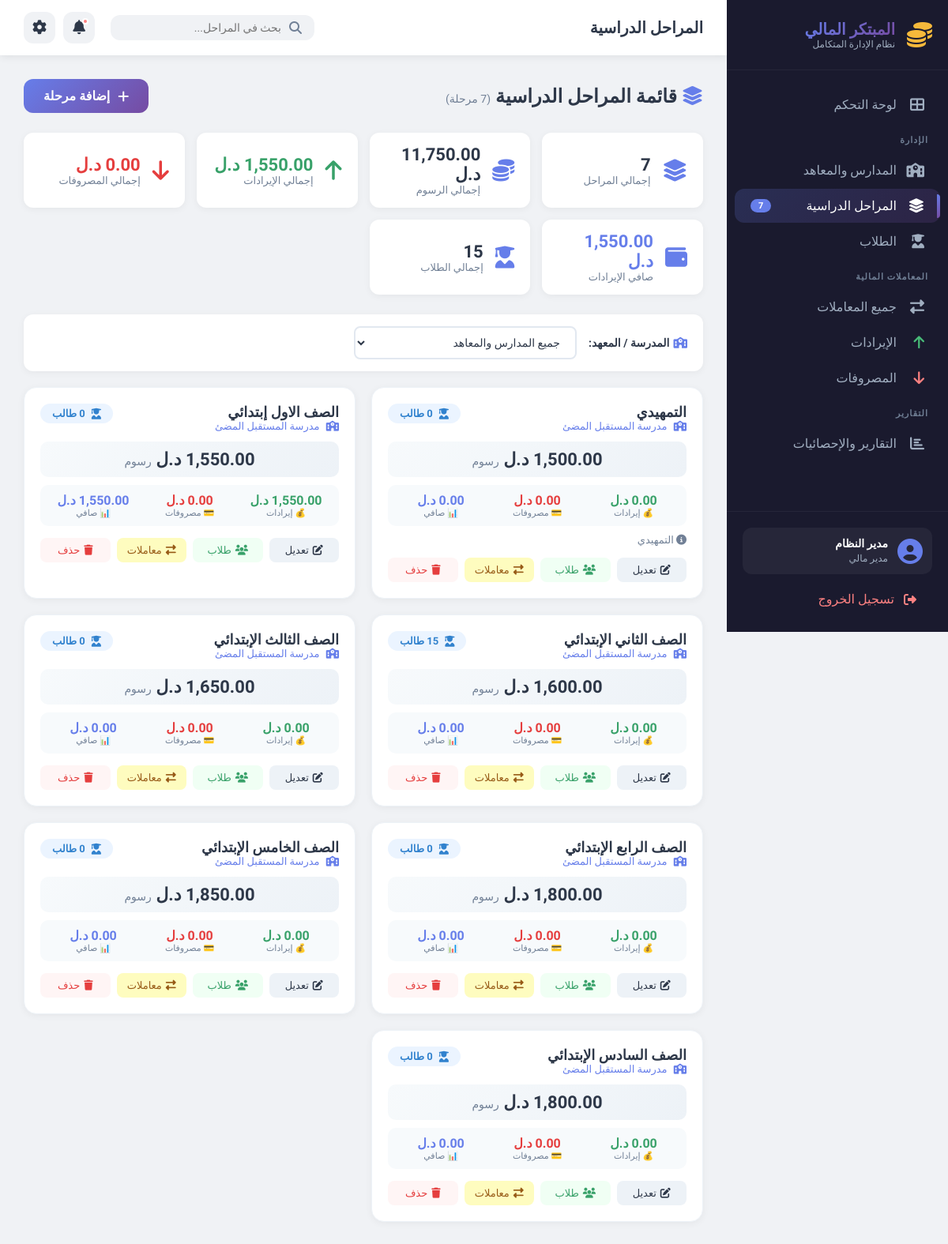
/modules/stages/index.php, run on the app's committed database.
### tables this page shows
CREATE TABLE `stages` (
  `id` int(11) NOT NULL,
  `school_id` int(11) DEFAULT NULL,
  `name` varchar(50) NOT NULL,
  `order_number` int(11) DEFAULT 0,
  `fee_amount` decimal(10,2) NOT NULL DEFAULT 0.00,
  `description` text DEFAULT NULL,
  `created_at` timestamp NOT NULL DEFAULT current_timestamp()
);

CREATE TABLE `schools` (
  `id` int(11) NOT NULL,
  `name` varchar(100) NOT NULL,
  `type` enum('school','institute') NOT NULL,
  `address` text DEFAULT NULL,
  `phone` varchar(20) DEFAULT NULL,
  `email` varchar(100) DEFAULT NULL,
  `created_at` timestamp NOT NULL DEFAULT current_timestamp()
);

### includes/functions.php (called while the page is built, shortened)
<?php
function formatLibyanCurrency($amount) {
    $amount = floatval($amount);
    return number_format($amount, 2, '.', ',') . ' د.ل';
}
function getStages($school_id = null) {
    global $pdo;
    $sql = "SELECT s.*, sc.name as school_name FROM stages s
            JOIN schools sc ON s.school_id = sc.id";
    $sql .= " ORDER BY s.order_number ASC, s.name ASC";
    $stmt = $pdo->prepare($sql);
    $stmt->execute($school_id ? [$school_id] : []);
    return $stmt->fetchAll();
}
?>

### modules/stages/index.php (the view, shortened to what this page needs)
<?php
require_once '../../config/database.php';
require_once '../../includes/functions.php';
$school_id = isset($_GET['school_id']) ? (int)$_GET['school_id'] : null;
$school_name = '';
$stages = getStages($school_id);
$total_stages = count($stages);
$total_fees = 0;
$total_students_in_stages = 0;
$total_income_stages = 0;
$total_expenses_stages = 0;
foreach ($stages as $stage) {
    $total_fees += $stage['fee_amount'];
    $stmt = $pdo->prepare("SELECT COUNT(*) FROM students WHERE current_stage_id = ?");
    $stmt->execute([$stage['id']]);
    $stage['student_count'] = $stmt->fetchColumn();
    $total_students_in_stages += $stage['student_count'];
    $stmt = $pdo->prepare("SELECT SUM(amount) FROM transactions WHERE stage_id = ? AND type = 'income' AND status = 'paid'");
    $stmt->execute([$stage['id']]);
    $stage['total_income'] = $stmt->fetchColumn() ?: 0;
    $total_income_stages += $stage['total_income'];
    $stmt = $pdo->prepare("SELECT SUM(amount) FROM transactions WHERE stage_id = ? AND type = 'expense' AND status = 'paid'");
    $stmt->execute([$stage['id']]);
    $stage['total_expenses'] = $stmt->fetchColumn() ?: 0;
    $total_expenses_stages += $stage['total_expenses'];
}
?>
<!DOCTYPE html>
<html lang="ar" dir="rtl">
<head>
    <link rel="stylesheet" href="../../assets/css/dashboard.css">
    <link rel="stylesheet" href="https://cdnjs.cloudflare.com/ajax/libs/font-awesome/6.5.0/css/all.min.css">
</head>
<body>
    <div class="dashboard-wrapper">
        <aside class="sidebar">
            <div class="sidebar-header">
                <div class="logo-container">
                    <i class="fas fa-coins logo-icon"></i>
                    <div class="logo-text">
                        <h2>المبتكر المالي</h2>
                        <span>نظام الإدارة المتكامل</span>
                    </div>
                </div>
            </div>
            <nav class="sidebar-nav">
                <ul>
                    <li class="nav-item">
                        <a href="../../index.php">
                            <i class="fas fa-th-large"></i>
                            <span>لوحة التحكم</span>
                        </a>
                    </li>
                    <li class="nav-section">الإدارة</li>
                    <li class="nav-item">
                        <a href="../schools/index.php">
                            <i class="fas fa-school"></i>
                            <span>المدارس والمعاهد</span>
                        </a>
                    </li>
                    <li class="nav-item active">
                        <a href="index.php">
                            <i class="fas fa-layer-group"></i>
                            <span>المراحل الدراسية</span>
                            <span class="badge"><?php echo $total_stages; ?></span>
                        </a>
                    </li>
                    <li class="nav-item">
                        <a href="../students/index.php">
                            <i class="fas fa-user-graduate"></i>
                            <span>الطلاب</span>
                        </a>
                    </li>
                    <li class="nav-section">المعاملات المالية</li>
                    <li class="nav-item">
                        <a href="../transactions/index.php">
                            <i class="fas fa-exchange-alt"></i>
                            <span>جميع المعاملات</span>
                        </a>
                    </li>
                    <li class="nav-item">
                        <a href="../transactions/income.php">
                            <i class="fas fa-arrow-up text-success"></i>
                            <span>الإيرادات</span>
                        </a>
                    </li>
                    <li class="nav-item">
                        <a href="../transactions/expense.php">
                            <i class="fas fa-arrow-down text-danger"></i>
                            <span>المصروفات</span>
                        </a>
                    </li>
                    <li class="nav-section">التقارير</li>
                    <li class="nav-item">
                        <a href="../reports/index.php">
                            <i class="fas fa-chart-bar"></i>
                            <span>التقارير والإحصائيات</span>
                        </a>
                    </li>
                </ul>
            </nav>
            <div class="sidebar-footer">
                <div class="user-info">
                    <i class="fas fa-user-circle"></i>
                    <div>
                        <span class="user-name">مدير النظام</span>
                        <span class="user-role">مدير مالي</span>
                    </div>
                </div>
                <a href="#" class="logout-btn">
                    <i class="fas fa-sign-out-alt"></i>
                    <span>تسجيل الخروج</span>
                </a>
            </div>
        </aside>
        <main class="main-content">
            <header class="top-header">
                <div class="header-left">
                    <h1><?php echo $school_name ? "مراحل $school_name" : "المراحل الدراسية"; ?></h1>
                </div>
                <div class="header-right">
                    <div class="search-box">
                        <i class="fas fa-search"></i>
                        <input type="text" placeholder="بحث في المراحل..." id="searchInput">
                    </div>
                    <div class="header-actions">
                        <button class="icon-btn" title="الإشعارات">
                            <i class="fas fa-bell"></i>
                            <span class="notification-dot"></span>
                        </button>
                        <button class="icon-btn" title="الإعدادات">
                            <i class="fas fa-cog"></i>
                        </button>
                    </div>
                </div>
            </header>
            <div class="content-area">
                <div class="page-header">
                    <h2>
                        <i class="fas fa-layer-group" style="color: #667eea;"></i>
                        <?php echo $school_name ? "مراحل $school_name" : "قائمة المراحل الدراسية"; ?>
                        <span style="font-size: 14px; color: #718096; font-weight: 400;">
                            (<?php echo $total_stages; ?> مرحلة)
                        </span>
                    </h2>
                    <div class="header-actions">
                        <a href="add.php<?php echo $school_id ? "?school_id=$school_id" : ""; ?>" class="btn-add">
                            <i class="fas fa-plus"></i>
                            إضافة مرحلة
                        </a>
                    </div>
                </div>
                <div class="stats-mini">
                    <div class="stat-box">
                        <i class="fas fa-layer-group"></i>
                        <div class="info">
                            <div class="number"><?php echo $total_stages; ?></div>
                            <div class="label">إجمالي المراحل</div>
                        </div>
                    </div>
                    <div class="stat-box">
                        <i class="fas fa-coins"></i>
                        <div class="info">
                            <div class="number"><?php echo formatLibyanCurrency($total_fees); ?></div>
                            <div class="label">إجمالي الرسوم</div>
                        </div>
                    </div>
                    <div class="stat-box">
                        <i class="fas fa-arrow-up" style="color: #38a169;"></i>
                        <div class="info">
                            <div class="number income"><?php echo formatLibyanCurrency($total_income_stages); ?></div>
                            <div class="label">إجمالي الإيرادات</div>
                        </div>
                    </div>
                    <div class="stat-box">
                        <i class="fas fa-arrow-down" style="color: #e53e3e;"></i>
                        <div class="info">
                            <div class="number expense"><?php echo formatLibyanCurrency($total_expenses_stages); ?></div>
                            <div class="label">إجمالي المصروفات</div>
                        </div>
                    </div>
                    <div class="stat-box">
                        <i class="fas fa-wallet" style="color: #667eea;"></i>
                        <div class="info">
                            <div class="number balance"><?php echo formatLibyanCurrency($total_income_stages - $total_expenses_stages); ?></div>
                            <div class="label">صافي الإيرادات</div>
                        </div>
                    </div>
                    <div class="stat-box">
                        <i class="fas fa-user-graduate"></i>
                        <div class="info">
                            <div class="number"><?php echo $total_students_in_stages; ?></div>
                            <div class="label">إجمالي الطلاب</div>
                        </div>
                    </div>
                </div>
                <div class="filter-container">
                    <div class="filter-group">
                        <label for="filterSchool">
                            <i class="fas fa-school"></i>
                            المدرسة / المعهد:
                        </label>
                        <select id="filterSchool" onchange="filterBySchool(this.value)">
                            <option value="">جميع المدارس والمعاهد</option>
                        </select>
                    </div>
                </div>
                <?php if ($total_stages > 0): ?>
                <div class="stages-grid" id="stagesGrid">
                    <?php foreach ($stages as $stage):
                        $stmt = $pdo->prepare("SELECT COUNT(*) FROM students WHERE current_stage_id = ?");
                        $stmt->execute([$stage['id']]);
                        $student_count = $stmt->fetchColumn();
                        $stmt = $pdo->prepare("SELECT SUM(amount) FROM transactions WHERE stage_id = ? AND type = 'income' AND status = 'paid'");
                        $stmt->execute([$stage['id']]);
                        $stage_income = $stmt->fetchColumn() ?: 0;
                        $stmt = $pdo->prepare("SELECT SUM(amount) FROM transactions WHERE stage_id = ? AND type = 'expense' AND status = 'paid'");
                        $stmt->execute([$stage['id']]);
                        $stage_expenses = $stmt->fetchColumn() ?: 0;
                        $stage_balance = $stage_income - $stage_expenses;
                    ?>
                    <div class="stage-card" data-name="<?php echo strtolower($stage['name']); ?>" data-school="<?php echo $stage['school_id']; ?>">
                        <div class="card-header">
                            <div>
                                <h3 class="stage-name"><?php echo htmlspecialchars($stage['name']); ?></h3>
                                <div class="stage-school">
                                    <i class="fas fa-school"></i>
                                    <?php echo htmlspecialchars($stage['school_name']); ?>
                                </div>
                            </div>
                            <div class="student-count">
                                <i class="fas fa-user-graduate"></i>
                                <?php echo $student_count; ?> طالب
                            </div>
                        </div>
                        <div class="fee-amount">
                            <?php echo formatLibyanCurrency($stage['fee_amount']); ?>
                            <span class="currency">رسوم</span>
                        </div>
                        <div class="stage-stats">
                            <div class="stat-item">
                                <span class="stat-number income"><?php echo formatLibyanCurrency($stage_income); ?></span>
                                <span class="stat-label">💰 إيرادات</span>
                            </div>
                            <div class="stat-item">
                                <span class="stat-number expense"><?php echo formatLibyanCurrency($stage_expenses); ?></span>
                                <span class="stat-label">💳 مصروفات</span>
                            </div>
                            <div class="stat-item">
                                <span class="stat-number balance"><?php echo formatLibyanCurrency($stage_balance); ?></span>
                                <span class="stat-label">📊 صافي</span>
                            </div>
                        </div>
                        <?php if ($stage['description']): ?>
                        <div style="color: #718096; font-size: 13px; margin: 10px 0;">
                            <i class="fas fa-info-circle"></i>
                            <?php echo htmlspecialchars($stage['description']); ?>
                        </div>
                        <?php endif; ?>
                        <div class="card-actions">
                            <a href="edit.php?id=<?php echo $stage['id']; ?><?php echo $school_id ? '&school_id=' . $school_id : ''; ?>" class="btn-edit-stage">
                                <i class="fas fa-edit"></i> تعديل
                            </a>
                            <a href="../students/index.php?stage_id=<?php echo $stage['id']; ?><?php echo $school_id ? '&school_id=' . $school_id : ''; ?>" class="btn-students-stage">
                                <i class="fas fa-users"></i> طلاب
                            </a>
                            <a href="../transactions/index.php?stage_id=<?php echo $stage['id']; ?><?php echo $school_id ? '&school_id=' . $school_id : ''; ?>" class="btn-transactions-stage">
                                <i class="fas fa-exchange-alt"></i> معاملات
                            </a>
                            <a href="#" class="btn-delete-stage" onclick="confirmDelete(<?php echo $stage['id']; ?>, '<?php echo addslashes($stage['name']); ?>')">
                                <i class="fas fa-trash"></i> حذف
                            </a>
                        </div>
                    </div>
                    <?php endforeach; ?>
                </div>
                <?php endif; ?>
            </div>
        </main>
    </div>
</body>
</html>

### data on the page
stages: name "التمهيدي", school.name "مدرسة المستقبل المضئ", fee_amount "1,500.00 د.ل", stage_income "0.00 د.ل", stage_expenses "0.00 د.ل", stage_balance "0.00 د.ل", description "التمهيدي"
stages: name "الصف الاول إبتدائي", school.name "مدرسة المستقبل المضئ", fee_amount "1,550.00 د.ل", stage_income "1,550.00 د.ل", stage_expenses "0.00 د.ل", stage_balance "1,550.00 د.ل"
stages: name "الصف الثاني الإبتدائي", school.name "مدرسة المستقبل المضئ", fee_amount "1,600.00 د.ل", stage_income "0.00 د.ل", stage_expenses "0.00 د.ل", stage_balance "0.00 د.ل"
stages: name "الصف الثالث الإبتدائي", school.name "مدرسة المستقبل المضئ", fee_amount "1,650.00 د.ل", stage_income "0.00 د.ل", stage_expenses "0.00 د.ل", stage_balance "0.00 د.ل"
stages: name "الصف الرابع الإبتدائي", school.name "مدرسة المستقبل المضئ", fee_amount "1,800.00 د.ل", stage_income "0.00 د.ل", stage_expenses "0.00 د.ل", stage_balance "0.00 د.ل"
stages: name "الصف الخامس الإبتدائي", school.name "مدرسة المستقبل المضئ", fee_amount "1,850.00 د.ل", stage_income "0.00 د.ل", stage_expenses "0.00 د.ل", stage_balance "0.00 د.ل"
stages: name "الصف السادس الإبتدائي", school.name "مدرسة المستقبل المضئ", fee_amount "1,800.00 د.ل", stage_income "0.00 د.ل", stage_expenses "0.00 د.ل", stage_balance "0.00 د.ل"

### other printed values
$total_stages "7"
formatLibyanCurrency($total_fees) "11,750.00 د.ل"
formatLibyanCurrency($total_income_stages) "1,550.00 د.ل"
formatLibyanCurrency($total_expenses_stages) "0.00 د.ل"
formatLibyanCurrency($total_income_stages - $total_expenses_stages) "1,550.00 د.ل"
$total_students_in_stages "15"
